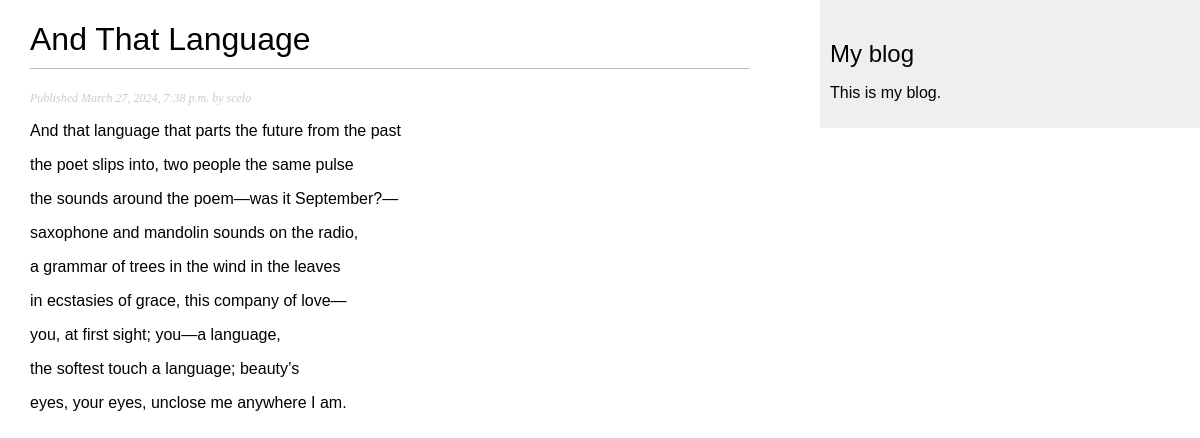
Screenshot of /blog/2024/3/27/and-that-language/ with the database file from the repository.
### blog/models.py (models this page shows, shortened)
class Post(models.Model):
    class Status(models.TextChoices):
        DRAFT='DF','Draft'
        PUBLISHED='PB','Published'
    title=models.CharField(max_length=250)
    slug=models.SlugField(max_length=250, unique_for_date='publish')
    body=models.TextField()
    author=models.ForeignKey(User,on_delete=models.CASCADE,related_name="blog_post")
    publish=models.DateTimeField(default=timezone.now)
    created=models.DateTimeField(auto_now_add=True)
    updated=models.DateTimeField(auto_now=True)
    status=models.CharField(max_length=2,choices=Status.choices,default=Status.DRAFT)
    objects=models.Manager()
    published=PublishedManager()
    class Meta:
        ordering=['-publish']
        indexes=[models.Index(fields=['-publish']),]

### blog/views.py (the view)
# urls.py: path('<int:year>/<int:month>/<int:day>/<slug:post>/',views.post_detail,name='post_detail'),
def post_detail(request, year, month, day , post):
    post = get_object_or_404(Post,
                             status=Post.Status.PUBLISHED,
                             slug=post,
                             publish__year=year,
                             publish__month=month,
                             publish__day=day)
    return render(request,
                  'blog/post/detail.html',
                  {'post': post})

### blog/templates/blog/post/detail.html (shortened to what this page needs)
{% extends "blog/base.html" %}
{% block content %}
  <h1>{{ post.title }}</h1>
  <p class="date">
    Published {{ post.publish }} by {{ post.author }}
  </p>
  {{ post.body|linebreaks }}
{% endblock %}

### blog/static/css/blog.css (style rules this page uses)
body { margin:0; padding:0; font-family:helvetica, sans-serif; }
h1 { font-weight:normal; border-bottom:1px solid #bbb; padding:0 0 10px 0; }
p.date { color:#ccc; font-family: georgia, serif; font-size: 12px; font-style: italic; }

### rows the page displays
Post: title "And That Language", publish "March 27, 2024, 7:38 p.m.", author "scelo", body "And that language that parts the future from the past the poet slips into, two people the same pulse the sounds around the poem—was it September?— saxophone and mandolin sounds on the radio, a grammar of trees in the wind in the leaves in ecstasies of grace, this company of love— you, at first sight; you—a language, the softest touch a language; beauty’s eyes, your eyes, unclose me anywhere I am."
